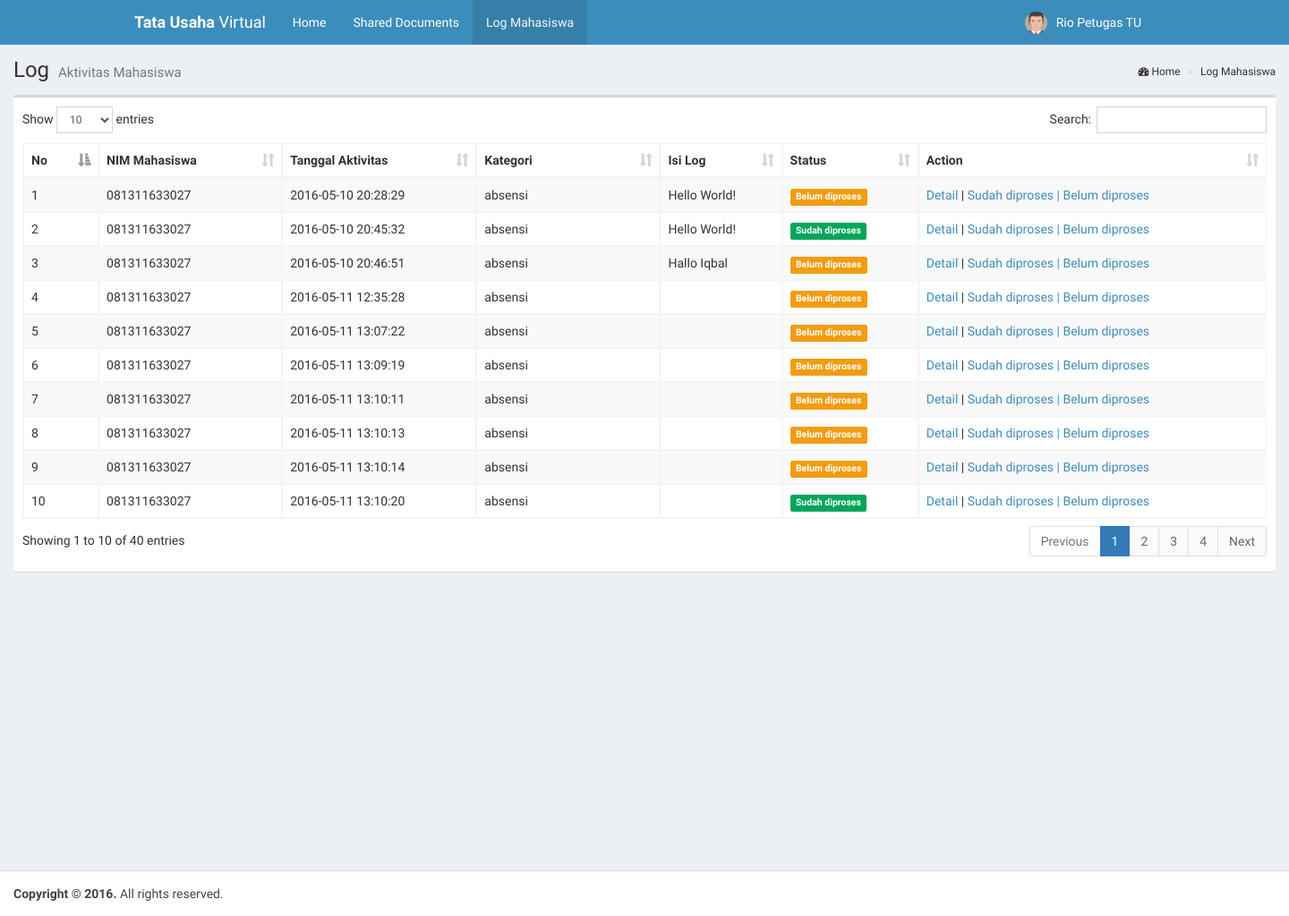
The app's page /virtualtu/index.php/tupages/log_mahasiswa with its own data.
### tables this page shows
CREATE TABLE IF NOT EXISTS `log_tu` (
  `id_log_tu` int(9) NOT NULL AUTO_INCREMENT,
  `nim` varchar(15) NOT NULL,
  `tanggal_log` datetime NOT NULL,
  `id_kategori_log` int(11) NOT NULL,
  `isi_log` text NOT NULL,
  `status` int(2) NOT NULL,
  PRIMARY KEY (`id_log_tu`),
  KEY `nim` (`nim`)
);

CREATE TABLE IF NOT EXISTS `kategori` (
  `id_kategori` int(9) NOT NULL AUTO_INCREMENT,
  `jenis_kategori` varchar(50) NOT NULL,
  PRIMARY KEY (`id_kategori`)
);

### virtualtu/application/controllers/tupages.php (called while the page is built, shortened)
<?php if ( ! defined('BASEPATH')) exit('No direct script access allowed');
class Tupages extends CI_Controller {
        function Tupages() {
            $this->load->helper('url');
        }
        public function log_mahasiswa(){
            $this->load->model('models_log_tu');
            $hasil = $this->models_log_tu->getall();
            $data = array(
                'jumlah' => sizeof($hasil),
                'log_tu' => $hasil
            );
            $this->load->view('dashboard_tu/header_3');
            $this->load->view('dashboard_tu/log_tu', $data);
            $this->load->view('dashboard_tu/footer');
        }
}

### virtualtu/index.php (called while the page is built, shortened)
<?php
require_once BASEPATH.'core/CodeIgniter.php';

### virtualtu/application/models/models_log_tu.php (called while the page is built, shortened)
<?php
class Models_log_tu extends CI_Model {
    function getall() {
        $query = $this->db->query('SELECT * FROM log_tu q1, kategori q2 WHERE q1.id_kategori_log = q2.id_kategori');
        $i = 0;
        foreach ($query->result_array() as $row)
        {
            $log_tu[$i]['id_log_tu'] = $row['id_log_tu'];
            $log_tu[$i]['nim'] = $row['nim'];
            $log_tu[$i]['tanggal_log'] = $row['tanggal_log'];
            $log_tu[$i]['id_kategori'] = $row['id_kategori'];
            $log_tu[$i]['jenis_kategori'] = $row['jenis_kategori'];
            $log_tu[$i]['isi_log'] = $row['isi_log'];
            $log_tu[$i]['status'] = $row['status'];
            $i++;
        }
        return $log_tu;
    }
}

### virtualtu/application/views/dashboard_tu/log_tu.php (the view)
<div class="content-wrapper">
  <section class="content-header">
    <h1>
      Log
      <small>Aktivitas Mahasiswa</small>
    </h1>
    <ol class="breadcrumb">
      <li><i class="fa fa-dashboard"></i> Home</a></li>
      <li>Log Mahasiswa</li>
    </ol>
  </section>
  <section class="content">
    <div class="row">
      <div class="col-xs-12">
        <div class="box">
          <div class="box-body">
            <table id="example1" class="table table-bordered table-striped">
              <thead>
                <tr>
                  <th>No</th>
                  <th>NIM Mahasiswa</th>
                  <th>Tanggal Aktivitas</th>
                  <th>Kategori</th>
                  <th>Isi Log</th>
                  <th>Status</th>
                  <th>Action</th>
                </tr>
              </thead>
              <tbody>
                  <?php
                      $i = 0;
                          while($i<$jumlah){
                              echo "<tr>";
                              echo "<td>".($i+1)."</td>";
                              echo "<td>".$log_tu[$i]['nim']."</td>";
                              echo "<td>".$log_tu[$i]['tanggal_log']."</td>";
                              echo "<td>".$log_tu[$i]['jenis_kategori']."</td>";
                              echo "<td>".$log_tu[$i]['isi_log']."</td>";
                              if($log_tu[$i]['status']==0){
                                  echo "<td><span class='label label-warning'>Belum diproses</span></td>";
                              }
                              else if($log_tu[$i]['status']==1){
                                  echo "<td><span class='label label-success'>Sudah diproses</span></td>";
                              }
                              echo "<td><a href='#'>Detail</a> | <a href='".base_url()."tatausaha/gantistatus/".$log_tu[$i]['id_log_tu']."/1'>Sudah diproses | <a href='".base_url()."tatausaha/gantistatus/".$log_tu[$i]['id_log_tu']."/0'>Belum diproses</a></a></td>";
                              echo "</tr>";
                              $i++;
                          }
                ?>
              </tbody>
            </table>
          </div>
        </div>
      </div>
    </div>
  </section>
</div>

### virtualtu/application/views/dashboard_tu/header_3.php (shortened to what this page needs)
?><!DOCTYPE html>
<html>
  <head>
    <link rel="stylesheet" href="<?php echo base_url(); ?>assets/bootstrap/css/bootstrap.min.css">
    <link rel="stylesheet" href="https://maxcdn.bootstrapcdn.com/font-awesome/4.4.0/css/font-awesome.min.css">
    <link rel="stylesheet" href="https://code.ionicframework.com/ionicons/2.0.1/css/ionicons.min.css">
    <link rel="stylesheet" href="<?php echo base_url(); ?>assets/plugins/datatables/dataTables.bootstrap.css">
    <link rel="stylesheet" href="<?php echo base_url(); ?>assets/plugins/select2/select2.min.css">
    <link rel="stylesheet" href="<?php echo base_url(); ?>assets/bootstrap/css/AdminLTE.min.css">
    <link rel="stylesheet" href="<?php echo base_url(); ?>assets/bootstrap/css/skins/_all-skins.min.css">
  </head>
  <body class="hold-transition skin-blue layout-top-nav">
    <div class="wrapper">
      <header class="main-header">
        <nav class="navbar navbar-static-top">
          <div class="container">
            <div class="navbar-header">
              <a href="" class="navbar-brand"><b>Tata Usaha</b> Virtual</a>
            </div>
            <div class="collapse navbar-collapse pull-left" id="navbar-collapse">
              <ul class="nav navbar-nav">
                <li><a href="<?php echo base_url(); ?>tupages">Home <span class="sr-only">(current)</span></a></li>
                <li><a href="<?php echo base_url(); ?>tupages/docs_box">Shared Documents</a></li>
                <li class="active"><a href="<?php echo base_url(); ?>tupages/log_mahasiswa">Log Mahasiswa</a></li>
              </ul>
            </div>
              <div class="navbar-custom-menu">
                <ul class="nav navbar-nav">
                  <li class="dropdown user user-menu">
                    <a href="#" class="dropdown-toggle" data-toggle="dropdown">
                      <img src="<?php echo base_url(); ?>assets/img/avatar5.png" class="user-image" alt="User Image">
                      <span class="hidden-xs">Rio Petugas TU</span>
                    </a>
                  </li>
                </ul>
              </div>
          </div>
        </nav>
      </header>

### virtualtu/application/views/dashboard_tu/footer.php (shortened to what this page needs)
      <footer class="main-footer">
        <strong>Copyright &copy; 2016.</strong> All rights reserved.
      </footer>
    </div>
  </body>
</html>

### records on screen
log_tu: nim "081311633027", tanggal_log "2016-05-10 20:28:29", kategori.jenis_kategori "absensi", isi_log "Hello World!", status "Belum diproses"
log_tu: nim "081311633027", tanggal_log "2016-05-10 20:45:32", kategori.jenis_kategori "absensi", isi_log "Hello World!", status "Sudah diproses"
log_tu: nim "081311633027", tanggal_log "2016-05-10 20:46:51", kategori.jenis_kategori "absensi", isi_log "Hallo Iqbal", status "Belum diproses"
log_tu: nim "081311633027", tanggal_log "2016-05-11 12:35:28", kategori.jenis_kategori "absensi", status "Belum diproses"
log_tu: nim "081311633027", tanggal_log "2016-05-11 13:07:22", kategori.jenis_kategori "absensi", status "Belum diproses"
log_tu: nim "081311633027", tanggal_log "2016-05-11 13:09:19", kategori.jenis_kategori "absensi", status "Belum diproses"
log_tu: nim "081311633027", tanggal_log "2016-05-11 13:10:11", kategori.jenis_kategori "absensi", status "Belum diproses"
log_tu: nim "081311633027", tanggal_log "2016-05-11 13:10:13", kategori.jenis_kategori "absensi", status "Belum diproses"
log_tu: nim "081311633027", tanggal_log "2016-05-11 13:10:14", kategori.jenis_kategori "absensi", status "Belum diproses"
log_tu: nim "081311633027", tanggal_log "2016-05-11 13:10:20", kategori.jenis_kategori "absensi", status "Sudah diproses"
